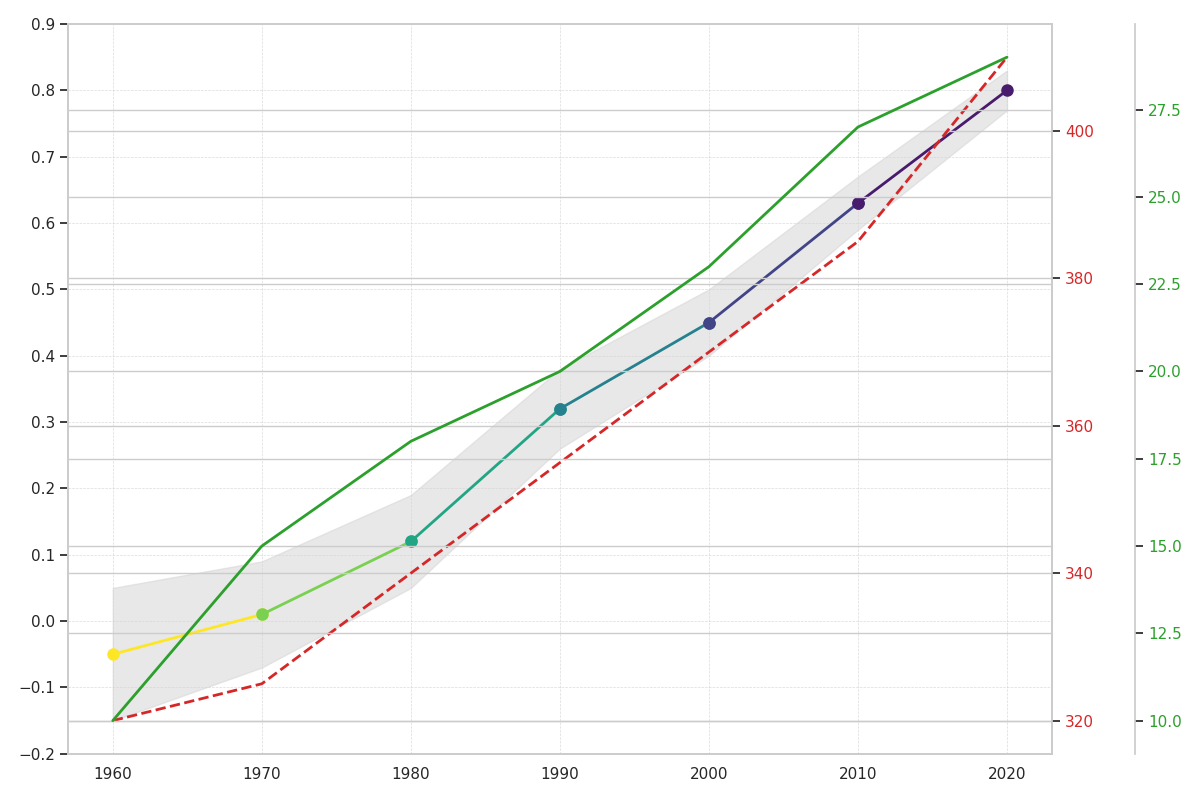

Generate this figure with Python:
import matplotlib.pyplot as plt
import numpy as np
import matplotlib.cm as cm
import matplotlib.colors as mcolors

decades = np.array([1960, 1970, 1980, 1990, 2000, 2010, 2020])
temperature_anomalies = np.array([-0.05, 0.01, 0.12, 0.32, 0.45, 0.63, 0.80])
uncertainties = np.array([0.1, 0.08, 0.07, 0.06, 0.05, 0.04, 0.03])
co2_levels = np.array([320, 325, 340, 355, 370, 385, 410])
ghg_emissions = np.array([10, 15, 18, 20, 23, 27, 29])

norm = mcolors.Normalize(vmin=min(temperature_anomalies), vmax=max(temperature_anomalies))
cmap = cm.viridis

fig, ax = plt.subplots(figsize=(12, 8))

ax.fill_between(decades, temperature_anomalies - uncertainties, temperature_anomalies + uncertainties, 
                color='lightgray', alpha=0.5)

shuffled_colors = [cmap(norm(temp)) for temp in reversed(temperature_anomalies)]

for i in range(len(decades) - 1):
    ax.plot(decades[i:i+2], temperature_anomalies[i:i+2], marker='o', 
            color=shuffled_colors[i], markersize=8, linewidth=2)

ax.grid(True, which='both', linestyle='--', linewidth=0.5, alpha=0.7)
ax.set_axisbelow(True)
ax.set_yticks(np.arange(-0.2, 1.0, 0.1))

# Additional y-axis for CO2 Levels
ax2 = ax.twinx()
ax2.plot(decades, co2_levels, color='tab:red', linestyle='--', linewidth=2)
ax2.tick_params(axis='y', labelcolor='tab:red')

# New plot for GHG Emissions
ax3 = ax.twinx()
ax3.spines['right'].set_position(('outward', 60))
ax3.plot(decades, ghg_emissions, color='tab:green', linestyle='-', linewidth=2)
ax3.tick_params(axis='y', labelcolor='tab:green')

plt.tight_layout()
plt.show()
